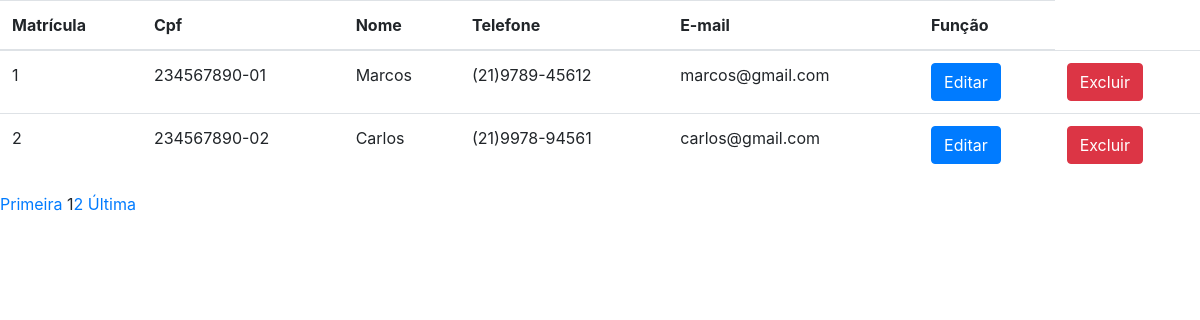
The page /relfuncionario.php on the database its author committed.
### tables this page shows
CREATE TABLE `funcionario` (
  `matriculafunc` INTEGER PRIMARY KEY auto_increment,
  `nome` varchar(60) NOT NULL,
  `telefone` varchar(15) NOT NULL,
  `cpf` char(12) NOT NULL,
  `qualificacao` varchar(30) NOT NULL,
  `experiencia` varchar(20) NOT NULL,
  `cep` char(9) NOT NULL,
  `numerocasa` int(11) NOT NULL,
  `complemento` varchar(30) DEFAULT NULL,
  `email` varchar(150) NOT NULL,
  `senha` varchar(30) NOT NULL,
  `status` char(1) DEFAULT NULL);

### relfuncionario.php (the view, shortened to what this page needs)
<?php
    require_once 'conexao.php';
    require_once 'head.php';
    $pagatual = filter_input(INPUT_GET, "page", FILTER_SANITIZE_NUMBER_INT);
	$pag = (!empty($pagatual)) ? $pagatual : 1;
    $limitereg = 2;
    $inicio = ($limitereg * $pag) - $limitereg;
    $busca = "SELECT matriculafunc,nome,telefone,cpf,email from
    funcionario WHERE status = 'A' LIMIT $inicio , $limitereg";
    $resultado= $conn->prepare($busca);
    $resultado->execute();
    if (($resultado) AND ($resultado->rowCount() != 0)) {
?>
    <table class="table">
        <thead>
            <th>Matrícula</th>
            <th>Cpf</th>
            <th>Nome</th>
            <th>Telefone</th>
            <th>E-mail</th>
            <th>Função</th>
        </thead>
    <tbody>
<?php
    while ($linha = $resultado->fetch(PDO::FETCH_ASSOC)) {
    extract($linha);
?>
    <tr>
            <td><?php echo $matriculafunc; ?></td>
            <td><?php echo $cpf; ?></td>
            <td><?php echo $nome; ?></td>
            <td><?php echo $telefone; ?></td>
            <td><?php echo $email; ?></td>
        <td>
            <?php echo "<a href='editar.php?matricula=$matriculafunc'>" ; ?>
            <input type="submit" class="btn btn-primary" name="editar" value="Editar">
        </td>
        <td>
            <?php echo "<a href='excluir.php?matricula=$matriculafunc'>" ; ?>
            <input type="submit" class="btn btn-danger" name="excluir" value="Excluir">
        </td>
    </tr>
<?php
    }
?>
    </tbody>
    </table>
<?php
    }
    $qtregistro = "SELECT COUNT(matriculafunc) AS registros FROM funcionario WHERE status='A'";
    $resultado = $conn->prepare($qtregistro);
    $resultado->execute();
    $resposta = $resultado->fetch(PDO::FETCH_ASSOC);
    $qnt_pagina = ceil($resposta['registros'] / $limitereg);
     $maximo = 2;
     echo "<a href='relfuncionarios.php?page=1'>Primeira</a> ";
   echo "$pag";
   for ($proxima = $pag + 1; $proxima <= $pag + $maximo; $proxima++) {
       if ($proxima <= $qnt_pagina) {
           echo "<a href='relfuncionarios.php?page=$proxima'>$proxima</a> ";
       }
   }
   echo "<a href='relfuncionarios.php?page=$qnt_pagina'>Última</a> ";
?>

### head.php (shortened to what this page needs)
<!DOCTYPE html>
<html lang="pt-br">
<head>
    <link rel="stylesheet" href="https://stackpath.bootstrapcdn.com/bootstrap/4.1.3/css/bootstrap.min.css">
    <link rel="stylesheet" href="https://cdnjs.cloudflare.com/ajax/libs/font-awesome/6.2.0/css/all.min.css">
    <link rel="stylesheet" href="style.css">
    <link rel="stylesheet" href="paginas.css">
</head>
<body>

### rows shown on the page
funcionario: matriculafunc "1", cpf "234567890-01", nome "Marcos", telefone "(21)9789-45612", email "marcos@gmail.com"
funcionario: matriculafunc "2", cpf "234567890-02", nome "Carlos", telefone "(21)9978-94561", email "carlos@gmail.com"

### other values the page prints
$pag "1"
